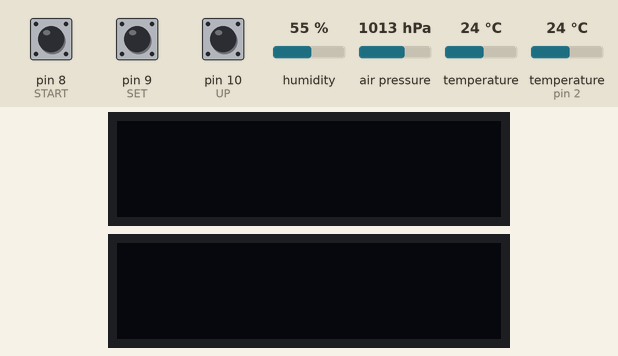
Recording of a sketch running on a simulated Arduino Uno, built with avr-gcc and run on an emulated ATmega328P. Parts: 2 × 128×32 one-colour display. Inputs (shaded band) come from the test bench; at power-on: pin 8 (START) HIGH, humidity 55 %, air pressure 1013 hPa, temperature 24 °C, pin 9 (SET) HIGH, pin 10 (UP) HIGH, temperature (sensor on pin 2) 24 °C. The local clock reads 2024-03-15 10:24:30 at power-on unless the sketch sets it.

Above: at 1.3 s.
1.4 s: pin 8 (START) pulled LOW for 0.15 s
At 2.0 s:
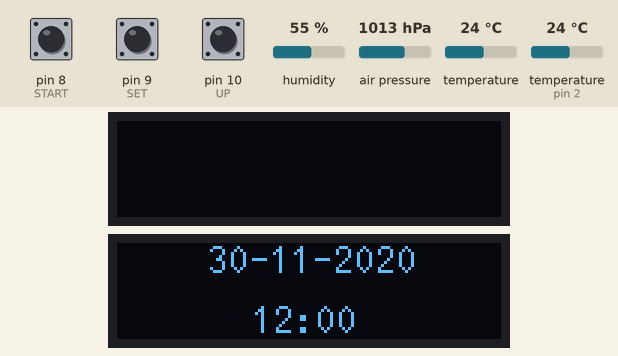
4.5 s: humidity set to 22 %
At 5.9 s:
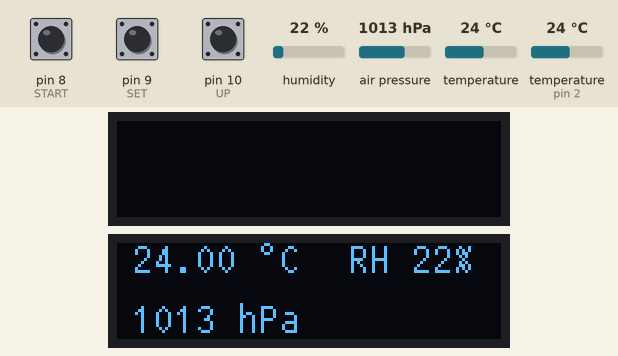
7.5 s: air pressure set to 952 hPa
10.5 s: temperature (sensor 0) set to 12 °C
At 12.6 s:
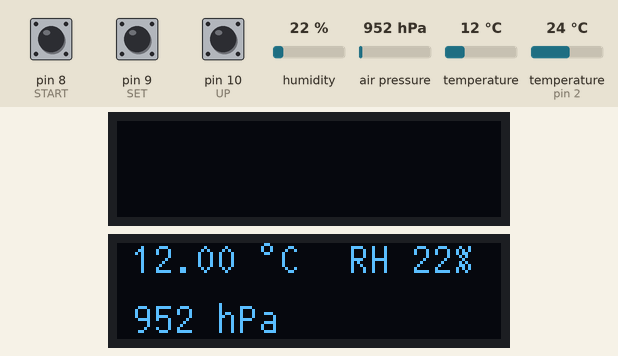
13.5 s: pin 9 (SET) pulled LOW for 0.15 s
At 13.69 s:
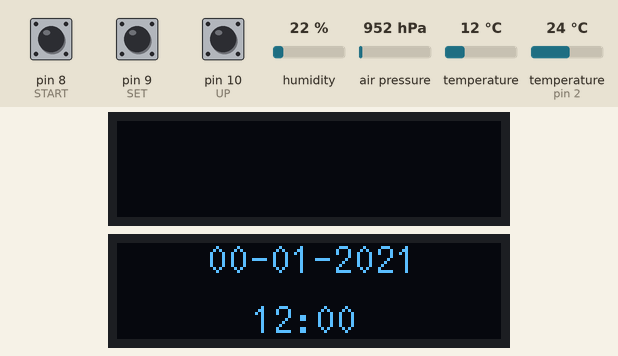
15.2 s: humidity set to 40 %
At 18.7 s:
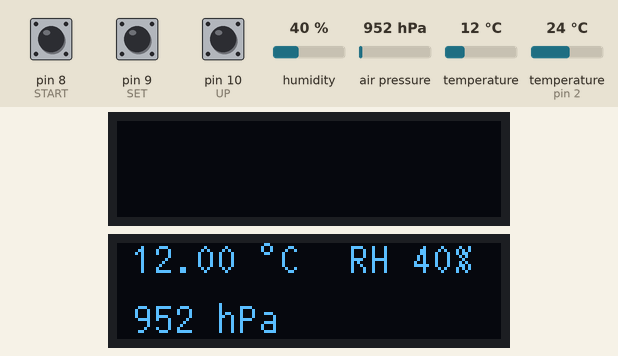
Timing chart, 0 to 19.2 s (numbered marks = the images above; inputs shaded):
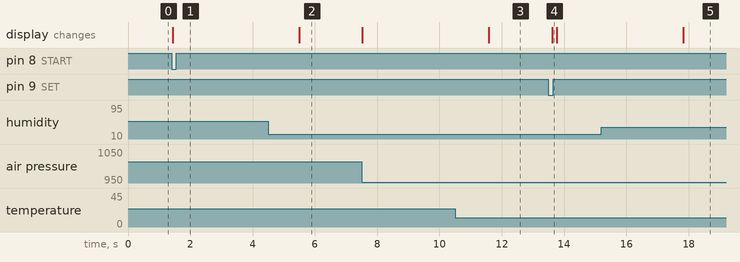

Measured:
- after the input at 1.4 s, the display: changes at once (image 1)
- after the input at 4.5 s, the display: changes after 0.99 s (image 2)
- after the input at 10.5 s, the display: changes after 1.1 s (image 3)
- after the input at 13.5 s, the display: changes after 0.12 s (image 4)
- after the input at 15.2 s, the display: changes after 2.6 s (image 5)

The sketch:

meteo.ino
```cpp
#include <Arduino.h>
#include <Wire.h>
#include <SPI.h>
#include "Adafruit_BMP085.h"
#include "U8g2lib.h"
#include "DHT.h"
#include "DS3231.h"

#define DHTPIN 2
#define START 8
#define SET 9
#define UP 10

DHT dht;
U8G2_SSD1306_128X32_UNIVISION_F_HW_I2C u8g2(U8G2_R0);
Adafruit_BMP085 bmp;
DS3231 clock;
RTCDateTime dt;
int year = 2021;
int month = 0;
int day = 0;
int hour = 12;
int minute = 0;
bool running = false;
int counter = 0;
const char DEGREE_SYMBOL[] = {0xB0, '\0'};

void i_am(U8G2_SSD1306_128X32_UNIVISION_F_HW_I2C screen) {
  screen.clearBuffer();

  screen.setCursor(10, 10);
  screen.print("SZYMON MURAWSKI");
  screen.setCursor(5, 30);
  screen.print("USTAW CZAS I DATE");
  screen.sendBuffer();
  delay(10);
}
void meteo(U8G2_SSD1306_128X32_UNIVISION_F_HW_I2C screen, DHT dht1, Adafruit_BMP085 bmp1) {
  screen.clearBuffer();
  delay(dht1.getMinimumSamplingPeriod());
  int h = dht1.getHumidity();
  float temp = bmp1.readTemperature();
  int pres = bmp1.readPressure() / 100;
  screen.setCursor(5, 10);
  screen.print(temp);
  screen.print(" ");
  screen.print(DEGREE_SYMBOL);
  screen.print("C");
  screen.setCursor(70, 10);
  screen.print(" RH ");
  screen.print(h);
  screen.print("%");
  screen.setCursor(5, 30);
  screen.print(pres);
  screen.print(" hPa");
  screen.sendBuffer();
  delay(2000);
}
void times(U8G2_SSD1306_128X32_UNIVISION_F_HW_I2C screen, RTCDateTime dt, int tim) {

  screen.clearBuffer();
  screen.setCursor(30, 10);
  if(day<10)
  screen.print("0");
  screen.print(day);
  screen.print("-");
  if(month<10)
  screen.print("0");
  screen.print(month);
  screen.print("-");
  screen.print(year);
  screen.setCursor(45, 30);
  if(hour<10)
  screen.print("0");
  screen.print(hour);
  screen.print(":");
  if(minute<10)
  screen.print("0");
  screen.print(minute);
  screen.sendBuffer();
  delay(tim);
}
void times2(U8G2_SSD1306_128X32_UNIVISION_F_HW_I2C screen, RTCDateTime dt, int tim) {
  screen.clearBuffer();
  screen.setCursor(30, 10);
  if(dt.day<10)
  screen.print("0");
  screen.print(dt.day);
  screen.print("-");
  if(dt.month<10)
  screen.print("0");
  screen.print(dt.month);
  screen.print("-");
  screen.print(dt.year);
  screen.setCursor(45, 30);
  if(dt.hour<10)
  screen.print("0");
  screen.print(dt.hour);
  screen.print(":");
  if(dt.minute<10)
  screen.print("0");
  screen.print(dt.minute);
  screen.sendBuffer();
  delay(tim);
}
void set_time()
{
  dt = clock.getDateTime();
  if (digitalRead(UP) == LOW) {
    counter = counter + 1;
    delay(200);
  }
  if (counter == 0)
  {
    if (digitalRead(SET) == LOW)
    {
      month = month + 1;
      if (month > 12)
        month = 1;
      clock.setDateTime(year, month, day, hour, minute, 0);
      times(u8g2, dt, 10);
      delay(100);
    }
  }
  if (counter == 1)
  {
    if (digitalRead(SET) == LOW) {
      day = day + 1;
      if ((month==2)&&day>29)
        day = 1;
        else
        {
      if (((month==4)||(month==6)||(month==9)||(month==11))&&day>30)
        day = 1;
        else{
      if (((month==1)||(month==3)||(month==5)||(month==7)||(month==8)||(month==10)||(month==12))&&day>31)
        day = 1;
        }
        }
      clock.setDateTime(year, month, day, hour, minute, 0);
      times(u8g2, dt, 10);
      delay(100);
    }
  }
  if (counter == 2)
  {
    if (digitalRead(SET) == LOW) {
      year = year + 1;
      if (year > 2030)
        year = 2021;
      clock.setDateTime(year, month, day, hour, minute, 0);
      times(u8g2, dt, 10);
      delay(100);
    }
  }
  if (counter == 3)
  {
    if (digitalRead(SET) == LOW) {
      hour = hour + 1;
      if (hour > 24)
        hour = 1;
      clock.setDateTime(year, month, day, hour, minute, 0);
      times(u8g2, dt, 10);
      delay(100);
    }
  }
  if (counter == 4)
  {
    if (digitalRead(SET) == LOW) {
      minute = minute + 1;
      if (minute > 59)
        minute = 0;
      clock.setDateTime(year, month, day, hour, minute, 0);
      times(u8g2, dt, 10);
      delay(100);
    }
  }
  if (counter > 4)
    counter = 0;
}
void setup()
{
  pinMode(START, INPUT_PULLUP);
  pinMode(SET, INPUT_PULLUP);
  pinMode(UP, INPUT_PULLUP);
  Serial.begin(9600);
  clock.begin();
  clock.setDateTime(year, month, day, hour, minute, 0);
  u8g2.begin();
  dht.setup(DHTPIN);
  if (!bmp.begin()) {
    while (1) {}
  }
  u8g2.setFont(u8g2_font_t0_13_tf);
  i_am(u8g2);
}
void loop(void) {

  set_time();
  if (digitalRead(START) == LOW) {
    running = true;
  }
  if (running)
  {
    times2(u8g2, dt, 2000);
    meteo(u8g2, dht, bmp);
  }
}
```
